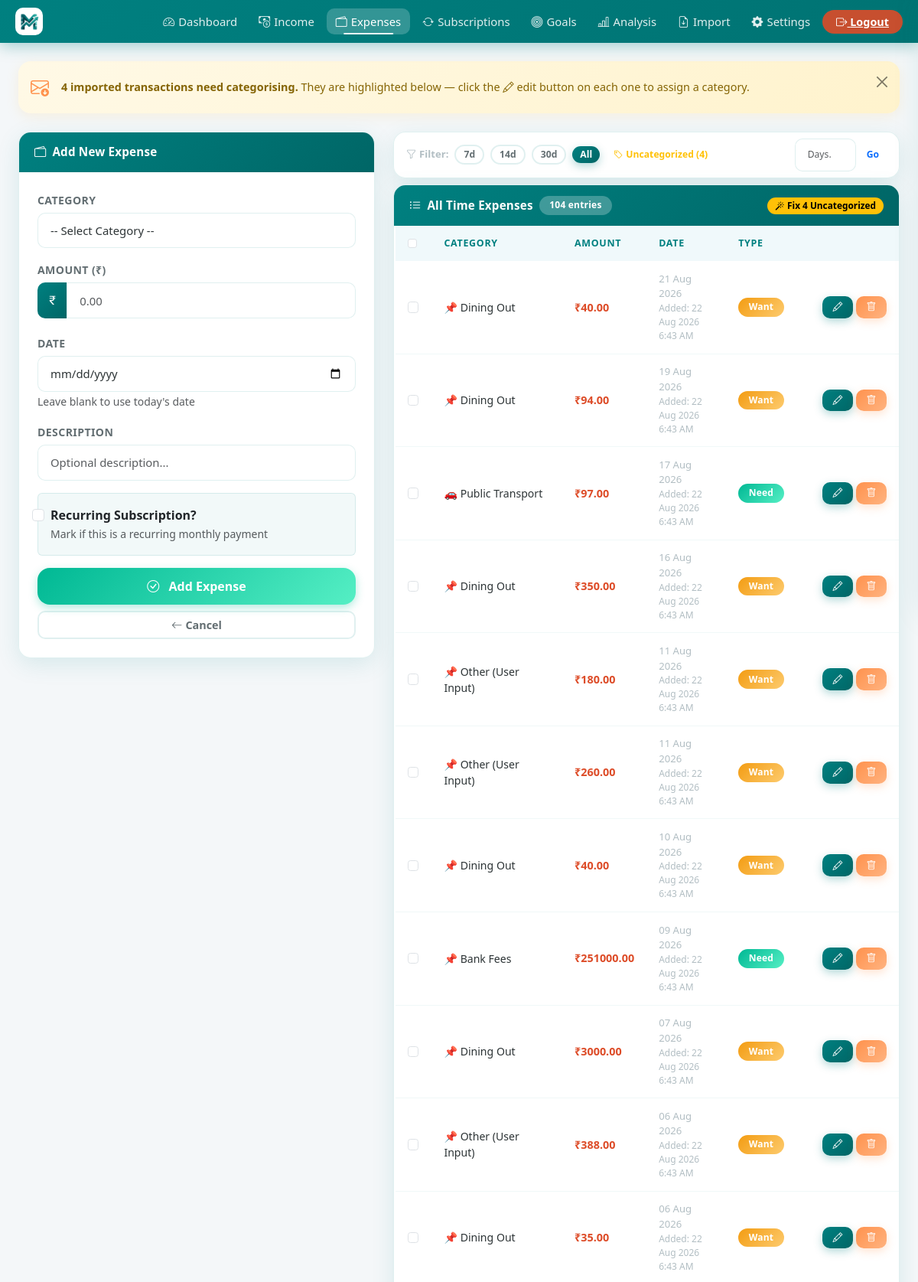
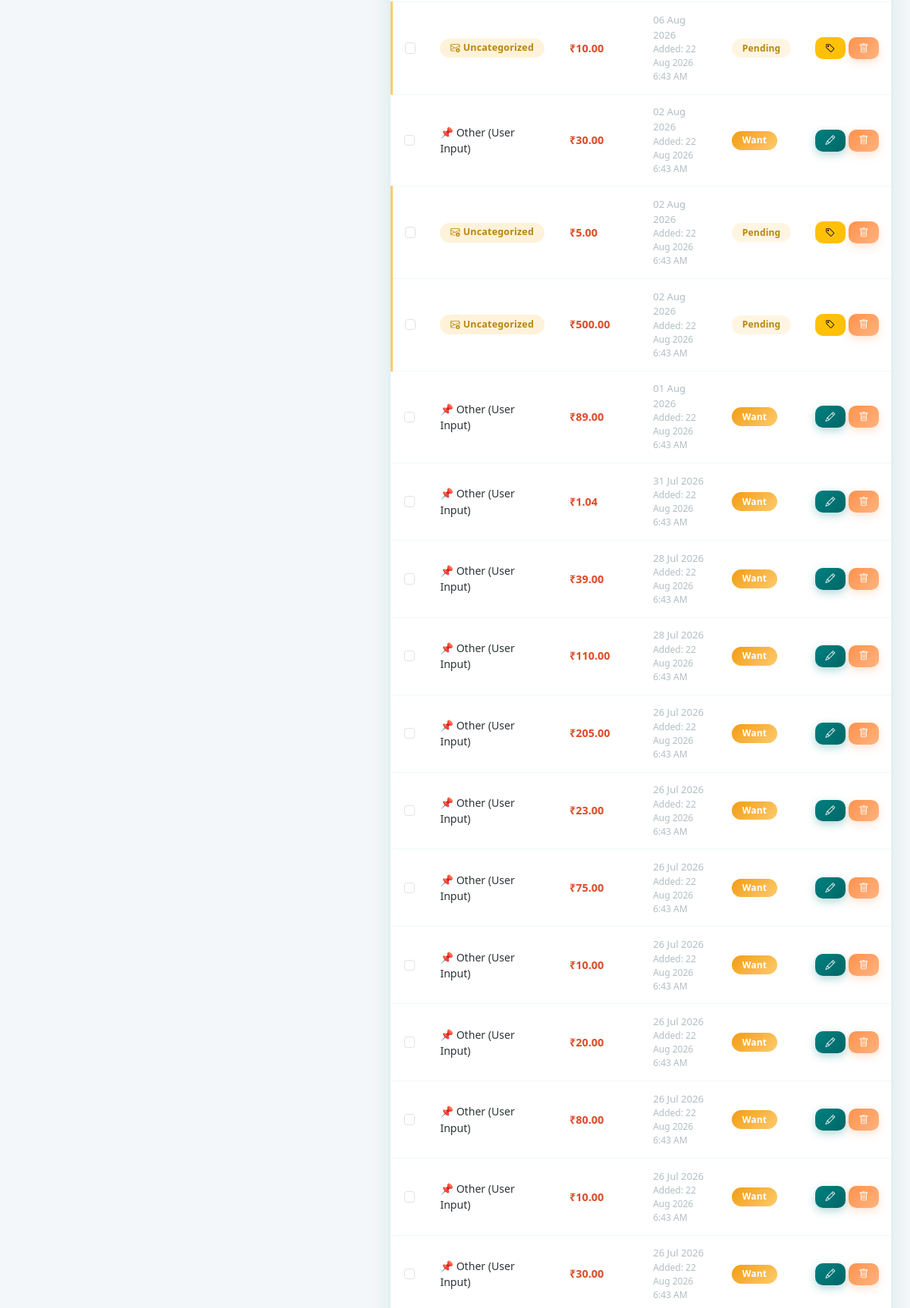
Page /add_expense (signed in, upper part) on the committed database (2 pictures, top to bottom).
### models.py (models this page shows)
class Expense(db.Model):
    id = db.Column(db.Integer, primary_key=True)
    user_id = db.Column(
        db.Integer, db.ForeignKey("user.id"), nullable=False, index=True
    )
    category = db.Column(db.String(100), nullable=False)
    amount = db.Column(db.Float, nullable=False)
    date = db.Column(db.DateTime, default=_now, index=True)
    created_at = db.Column(db.DateTime, default=_now)
    description = db.Column(db.String(200))
    is_essential = db.Column(db.Boolean, default=False)
    is_subscription = db.Column(db.Boolean, default=False, index=True)
    sub_start_date = db.Column(db.DateTime, nullable=True)
    sub_end_date = db.Column(db.DateTime, nullable=True)
    sub_expired_notified = db.Column(db.Boolean, default=False)
    __table_args__ = (
        db.Index("ix_expense_user_date", "user_id", "date"),
        db.Index("ix_expense_user_sub", "user_id", "is_subscription"),
    )

### app.py (the view, shortened to what this page needs)
@app.route("/add_expense", methods=["GET", "POST"])
@login_required
def add_expense():
    form = ExpenseForm()
    main_cat = request.form.get("main_category", "") if request.method == "POST" else ""
    _build_expense_form_choices(form, main_cat or None)
    try:
        exp_filter_days = int(request.args.get("days", 0))
        if exp_filter_days <= 0:
            exp_filter_days = None
    except (ValueError, TypeError):
        exp_filter_days = None
    only_uncategorized = request.args.get("uncategorized") == "1"
    expense_query = Expense.query.filter_by(user_id=current_user.id)
    if exp_filter_days:
        since = datetime.now(timezone.utc).replace(tzinfo=None) - timedelta(
            days=exp_filter_days
        )
        expense_query = expense_query.filter(Expense.date >= since)
        exp_filter_label = (
            f"Last {exp_filter_days} day{'s' if exp_filter_days != 1 else ''}"
        )
    else:
        exp_filter_label = "All Time"
    if only_uncategorized:
        expense_query = expense_query.filter(Expense.category == "Uncategorized")
        exp_filter_label = "Uncategorized"
    expenses = expense_query.order_by(Expense.date.desc()).all()
    return render_template(
        "add_expense.html",
        form=form,
        edit=False,
        expenses=expenses,
        exp_filter_days=exp_filter_days,
        exp_filter_label=exp_filter_label,
        only_uncategorized=only_uncategorized,
        expense_categories=expense_categories,
    )

### forms.py
class ExpenseForm(FlaskForm):
    main_category = SelectField("Category", choices=[], validators=[DataRequired()])
    sub_category = SelectField("Sub Category", choices=[], validators=[DataRequired()])
    custom_category = StringField("Custom Category", validators=[Optional()])
    amount = FloatField("Amount (₹)", validators=[DataRequired()])
    date = DateField("Date", validators=[Optional()], format="%Y-%m-%d")
    description = StringField("Description", validators=[Optional()])
    is_subscription = BooleanField("Recurring Subscription?")
    sub_start_date = DateField(
        "Subscription Start Date", validators=[Optional()], format="%Y-%m-%d"
    )
    sub_end_date = DateField(
        "Subscription End Date", validators=[Optional()], format="%Y-%m-%d"
    )
    submit = SubmitField("Add Expense")

### app.py (called while the page is built)
@login_manager.user_loader
def load_user(user_id):
    return db.session.get(User, int(user_id))

def _build_expense_form_choices(form, main_cat=None):
    form.main_category.choices = [("", "-- Select Category --")] + [
        (cat, cat) for cat in expense_categories.keys()
    ]
    if main_cat and main_cat in expense_categories:
        subcats = expense_categories[main_cat]["subcategories"]
        form.sub_category.choices = [("", "-- Select Sub Category --")] + [
            (s, s) for s in subcats
        ]
    else:
        form.sub_category.choices = [("", "-- Select Sub Category First --")]

    def __call__(self, environ, start_response):
        if environ.get("PATH_INFO") not in self._PWA_PATHS:
            return self.wsgi_app(environ, start_response)
        def _start_response(status, headers, exc_info=None):
            out = []
            for name, value in headers:
                if name.lower() == "vary":
                    parts = [p.strip() for p in value.split(",")
                             if p.strip().lower() != "cookie"]
                    value = ", ".join(parts) or "Accept-Encoding"
                out.append((name, value))
            return start_response(status, out, exc_info)
        return self.wsgi_app(environ, _start_response)

### templates/add_expense.html (shortened to what this page needs)
{% extends "base.html" %}
{% block content %}
{% set uncategorized = expenses | selectattr('category', 'equalto', 'Uncategorized') | list %}
{% if uncategorized %}
<div class="alert alert-warning alert-dismissible fade show d-flex align-items-center gap-3 mb-4 rounded-4" role="alert"
  style="border:none;box-shadow:0 4px 16px rgba(253,203,110,0.18);">
  <i class="bi bi-envelope-arrow-down fs-4 flex-shrink-0" style="color:#FF924D;"></i>
  <div>
    <strong>{{ uncategorized|length }} imported transaction{{ 's' if uncategorized|length != 1 }} need{{ '' if
      uncategorized|length != 1 else 's' }} categorising.</strong>
    They are highlighted below — click the <i class="bi bi-pencil"></i> edit button on each one to assign a category.
  </div>
  <button type="button" class="btn-close ms-auto" data-bs-dismiss="alert"></button>
</div>
{% endif %}
<div class="row g-4">
  <div class="col-lg-5">
    <div class="card reveal">
      <div class="card-header">
        <i class="bi bi-{% if edit %}pencil{% else %}wallet2{% endif %}"></i>
        {% if edit %}Edit Expense{% else %}Add New Expense{% endif %}
      </div>
      <div class="card-body p-4">
        <form method="POST" id="expenseForm">
          <div class="mb-3">
            {{ form.main_category.label(class="form-label") }}
            {{ form.main_category(class="form-select", id="mainCategory") }}
          </div>
          <div class="mb-3">
            {{ form.amount.label(class="form-label") }}
            <div class="input-group">
              <span class="input-group-text"><i class="bi bi-currency-rupee"></i></span>
              {{ form.amount(class="form-control", type="number", step="0.01", placeholder="0.00", id="expense_amount")
              }}
            </div>
          </div>
          <div class="mb-3">
            {{ form.date.label(class="form-label") }}
            {{ form.date(class="form-control") }}
            <small class="text-muted">Leave blank to use today's date</small>
          </div>
          <div class="mb-3">
            {{ form.description.label(class="form-label") }}
            {{ form.description(class="form-control", rows="2", placeholder="Optional description...") }}
          </div>
          <div class="mb-3">
            <div class="form-check p-3 rounded"
              style="background:rgba(0, 128, 128,0.05);border:1.5px solid var(--border-color);">
              {{ form.is_subscription(class="form-check-input", id="isSubscription") }}
              {{ form.is_subscription.label(class="form-check-label fw-semibold") }}
              <div><small class="text-muted">Mark if this is a recurring monthly payment</small></div>
            </div>
          </div>
          <div class="d-grid gap-2">
            <button type="submit" class="btn btn-success btn-lg">
              <i class="bi bi-check-circle me-2"></i>
              {% if edit %}Update Expense{% else %}Add Expense{% endif %}
            </button>
            <a href="{{ url_for('add_expense') }}" class="btn btn-outline-secondary">
              <i class="bi bi-arrow-left me-1"></i>Cancel
            </a>
          </div>
        </form>
      </div>
    </div>
  </div>
  <div class="col-lg-7">
    <div class="card mb-2">
      <div class="card-body py-2 px-3">
        <div class="d-flex align-items-center gap-2 flex-wrap">
          <span class="fw-semibold" style="font-size:0.82rem;color:var(--text-muted);white-space:nowrap;">
            <i class="bi bi-funnel me-1"></i>Filter:
          </span>
          {% set _fd = exp_filter_days | default(none) %}
          {% for preset in [7, 14, 30] %}
          <a href="{{ url_for('add_expense', days=preset) }}"
            class="btn btn-sm rounded-pill {% if _fd == preset %}btn-primary{% else %}btn-outline-secondary{% endif %}"
            style="font-size:0.76rem;padding:2px 10px;">
            {{ preset }}d
          </a>
          {% endfor %}
          <a href="{{ url_for('add_expense') }}"
            class="btn btn-sm rounded-pill {% if not _fd and not only_uncategorized %}btn-primary{% else %}btn-outline-secondary{% endif %}"
            style="font-size:0.76rem;padding:2px 10px;">
            All
          </a>
          {% set _unc_total = expenses | selectattr('category', 'equalto', 'Uncategorized') | list | length if not only_uncategorized else expenses | length %}
          <a href="{{ url_for('add_expense', uncategorized=1) }}"
            class="btn btn-sm rounded-pill {% if only_uncategorized %}btn-warning{% else %}btn-outline-warning{% endif %}"
            style="font-size:0.76rem;padding:2px 10px;">
            <i class="bi bi-tag me-1"></i>Uncategorized{% if not only_uncategorized and _unc_total > 0 %} ({{ _unc_total }}){% endif %}
          </a>
          <form method="get" action="{{ url_for('add_expense') }}" class="d-flex align-items-center gap-1 ms-auto">
            <input type="number" name="days" min="1" max="365" value="{{ exp_filter_days or '' }}" placeholder="Days…"
              class="form-control form-control-sm" style="width:80px;font-size:0.76rem;">
            <button type="submit" class="btn btn-sm btn-outline-primary rounded-pill"
              style="font-size:0.76rem;padding:2px 10px;">Go</button>
          </form>
        </div>
      </div>
    </div>
    <div class="card">
      <div class="card-header d-flex align-items-center gap-2 flex-wrap">
        <i class="bi bi-list-ul"></i> {{ exp_filter_label | default('All Time') }} Expenses
        <span class="badge" style="background:rgba(255,255,255,0.25);">{{ expenses|length }} entries</span>
        {% set uncategorized_count = expenses | selectattr('category', 'equalto', 'Uncategorized') | list | length %}
        {% if uncategorized_count > 0 %}
        <form method="post" action="{{ url_for('retro_categorize') }}" class="ms-auto mb-0">
          <button type="submit" class="btn btn-sm btn-warning rounded-pill" style="font-size:0.74rem;padding:2px 10px;"
            title="Auto-categorize {{ uncategorized_count }} Uncategorized expense(s)">
            <i class="bi bi-magic me-1"></i>Fix {{ uncategorized_count }} Uncategorized
          </button>
        </form>
        {% else %}
        <span class="ms-auto"></span>
        {% endif %}
      </div>
      <div class="card-body p-0">
        {% if expenses %}
        <div class="table-responsive">
          <table class="table table-hover mb-0" id="expenseTable">
            <thead>
              <tr>
                <th style="width:36px;">
                  <input type="checkbox" id="expSelectAll" class="form-check-input" title="Select all">
                </th>
                <th>Category</th>
                <th>Amount</th>
                <th>Date</th>
                <th>Type</th>
                <th></th>
              </tr>
            </thead>
            <tbody>
              {% for exp in expenses %}
              <tr {% if exp.category=='Uncategorized'
                %}style="background:rgba(253,203,110,0.08);border-left:3px solid #fdcb6e;" {% endif %}>
                <td>
                  <input type="checkbox" class="form-check-input exp-row-check" value="{{ exp.id }}">
                </td>
                <td style="font-size:0.88rem;">
                  {% if exp.category == 'Uncategorized' %}
                  <span class="badge badge-uncategorized" style="background:rgba(253,203,110,0.25);font-size:0.78rem;">
                    <i class="bi bi-envelope-arrow-down me-1"></i>Uncategorized
                  </span>
                  {% else %}
                  {% if 'rent' in exp.category.lower() or 'mortgage' in exp.category.lower() %}🏠
                  {% elif 'food' in exp.category.lower() or 'groceries' in exp.category.lower() %}🍔
                  {% elif 'transport' in exp.category.lower() %}🚗
                  {% elif 'health' in exp.category.lower() %}🏥
                  {% elif 'entertainment' in exp.category.lower() %}🎮
                  {% else %}📌{% endif %}
                  {{ exp.category }}
                  {% endif %}
                </td>
                <td><strong class="text-danger">₹{{ "%.2f"|format(exp.amount) }}</strong></td>
                <td>
                  <div style="font-size:0.82rem;color:var(--text-muted);">{{ exp.date.strftime('%d %b %Y') }}</div>
                  {% if exp.created_at %}
                  <div style="font-size:0.75rem;color:var(--text-muted);">
                    Added: <span class="local-time"
                      data-utc="{{ exp.created_at.strftime('%Y-%m-%dT%H:%M:%SZ') }}"></span>
                  </div>
                  {% endif %}
                </td>
                <td>
                  {% if exp.category == 'Uncategorized' %}
                  <span class="badge badge-uncategorized" style="background:rgba(253,203,110,0.2);">Pending</span>
                  {% else %}
                  <span class="badge {% if exp.is_essential %}bg-success{% else %}bg-warning{% endif %}">
                    {% if exp.is_essential %}Need{% else %}Want{% endif %}
                  </span>
                  {% endif %}
                </td>
                <td>
                  <div class="d-flex gap-1">
                    <a href="{{ url_for('edit_expense', id=exp.id) }}"
                      class="btn btn-sm {% if exp.category == 'Uncategorized' %}btn-warning{% else %}btn-primary{% endif %}"
                      {% if exp.category=='Uncategorized' %}title="Categorise this expense" {% endif %}>
                      <i class="bi bi-{% if exp.category == 'Uncategorized' %}tag{% else %}pencil{% endif %}"></i>
                    </a>
                    <a href="{{ url_for('delete_expense', id=exp.id) }}" class="btn btn-danger btn-sm"
                      onclick="return confirm('Delete this expense?')">
                      <i class="bi bi-trash"></i>
                    </a>
                  </div>
                </td>
              </tr>
              {% endfor %}
            </tbody>
          </table>
        </div>
        {% else %}
        <div class="text-center py-5 text-muted">
          <i class="bi bi-wallet2" style="font-size:2.5rem;opacity:0.3;"></i>
          <p class="mt-2 mb-0">No expenses yet. Add your first one!</p>
        </div>
        {% endif %}
      </div>
    </div>
  </div>
</div>
{% endblock %}

### rows in the picture
Expense: category "Dining Out", amount "40.00", date "21 Aug 2026", is_essential "Want"
Expense: category "Dining Out", amount "94.00", date "19 Aug 2026", is_essential "Want"
Expense: category "Public Transport", amount "97.00", date "17 Aug 2026", is_essential "Need"
Expense: category "Dining Out", amount "350.00", date "16 Aug 2026", is_essential "Want"
Expense: category "Other (User Input)", amount "180.00", date "11 Aug 2026", is_essential "Want"
Expense: category "Other (User Input)", amount "260.00", date "11 Aug 2026", is_essential "Want"
Expense: category "Dining Out", amount "40.00", date "10 Aug 2026", is_essential "Want"
Expense: category "Bank Fees", amount "251000.00", date "09 Aug 2026", is_essential "Need"
Expense: category "Dining Out", amount "3000.00", date "07 Aug 2026", is_essential "Want"
Expense: category "Other (User Input)", amount "388.00", date "06 Aug 2026", is_essential "Want"
Expense: category "Dining Out", amount "35.00", date "06 Aug 2026", is_essential "Want"
Expense: category "Uncategorized" (drawn), amount "10.00", date "06 Aug 2026"
Expense: category "Other (User Input)", amount "30.00", date "02 Aug 2026", is_essential "Want"
Expense: category "Uncategorized" (drawn), amount "5.00", date "02 Aug 2026"
Expense: category "Uncategorized" (drawn), amount "500.00", date "02 Aug 2026"
Expense: category "Other (User Input)", amount "89.00", date "01 Aug 2026", is_essential "Want"
Expense: category "Other (User Input)", amount "1.04", date "31 Jul 2026", is_essential "Want"
Expense: category "Other (User Input)", amount "39.00", date "28 Jul 2026", is_essential "Want"
Expense: category "Other (User Input)", amount "110.00", date "28 Jul 2026", is_essential "Want"
Expense: category "Other (User Input)", amount "205.00", date "26 Jul 2026", is_essential "Want"
Expense: category "Other (User Input)", amount "23.00", date "26 Jul 2026", is_essential "Want"
Expense: category "Other (User Input)", amount "75.00", date "26 Jul 2026", is_essential "Want"
Expense: category "Other (User Input)", amount "10.00", date "26 Jul 2026", is_essential "Want"
Expense: category "Other (User Input)", amount "20.00", date "26 Jul 2026", is_essential "Want"
Expense: category "Other (User Input)", amount "80.00", date "26 Jul 2026", is_essential "Want"
Expense: category "Other (User Input)", amount "10.00", date "26 Jul 2026", is_essential "Want"
Expense: category "Other (User Input)", amount "30.00", date "26 Jul 2026", is_essential "Want"

### other values in the picture
{{ uncategorized|length }} "4"
{{ 's' if uncategorized|length != 1 }} "s"
{{ preset }} "7" "14" "30"
{{ _unc_total }} "4"
{{ exp_filter_label | default('All Time') }} "All Time"
{{ expenses|length }} "104"
{{ uncategorized_count }} "4"
